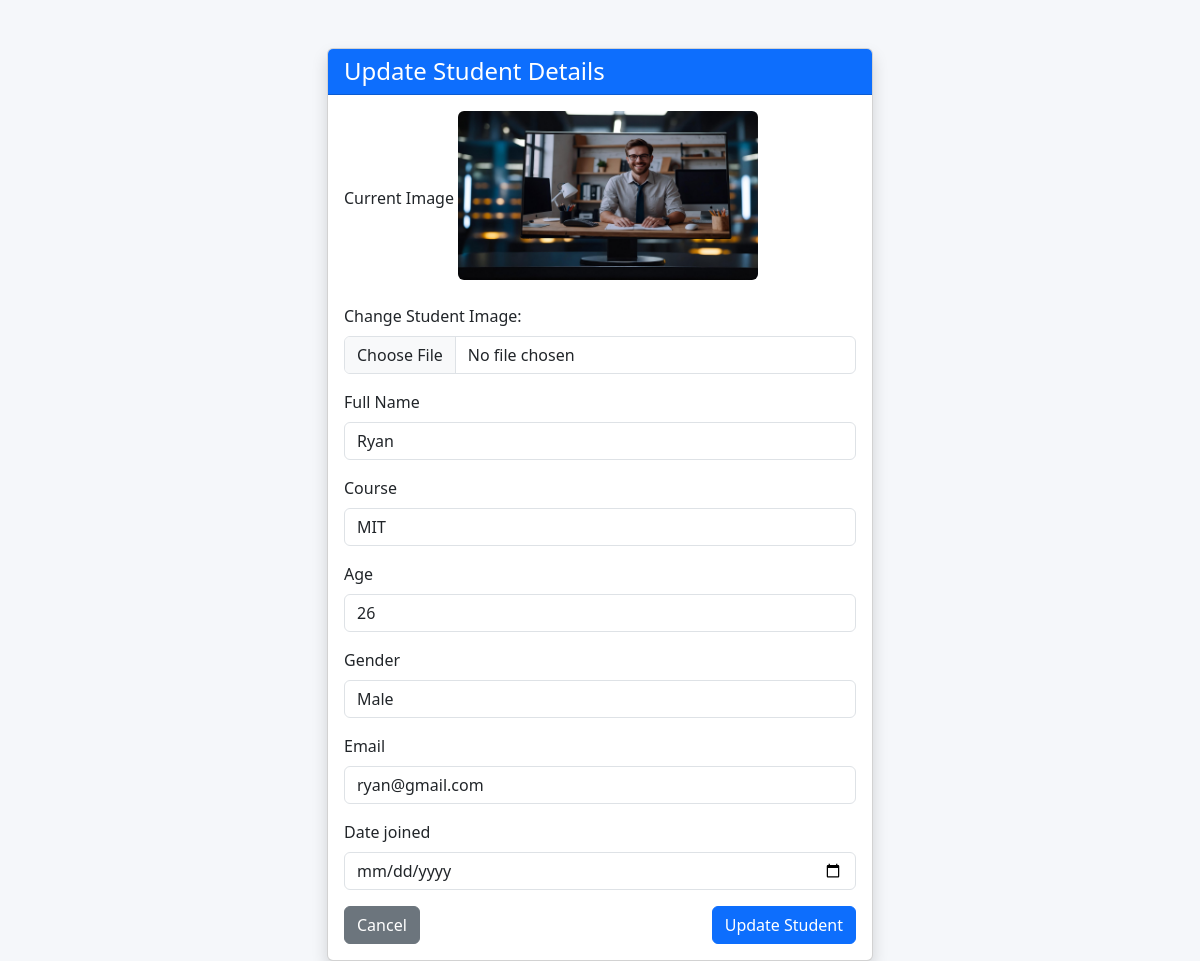
/updatestudent/24/, run on the app's committed database.
### Dashboard/models.py (models this page shows, shortened)
class Student(models.Model):
    image = models.ImageField(upload_to='students/', null=True, blank=True)
    name = models.CharField(max_length=20)
    email = models.EmailField()
    date = models.DateField(null=True)
    name = models.CharField(max_length=20)
    course =models.CharField(max_length=30)
    age = models.IntegerField()
    gender = models.CharField(max_length=6,null=True)
    email = models.EmailField()
    date = models.DateField(null=True)

### Dashboard/views.py (the view, shortened to what this page needs)
# urls.py: path('updatestudent/<int:id>/',views.update_student, name='update_student'),
def update_student(request,id):
    student = get_object_or_404(Student, id=id)
    return render(request, 'update_student.html', {'student': student})

### Dashboard/templates/update_student.html (shortened to what this page needs)
{% load static %}
<!DOCTYPE html>
<html lang="en">
<head>
    <link href="https://cdn.jsdelivr.net/npm/bootstrap@5.3.0/dist/css/bootstrap.min.css" rel="stylesheet">
    <link rel="stylesheet" href="{% static 'css/main.css'%}">
</head>
<body>
<div class="container mt-5">
    <div class="row justify-content-center">
        <div class="col-md-6">
            <div class="card shadow">
                <div class="card-header bg-primary text-white">
                    <h4 class="mb-0">Update Student Details</h4>
                </div>
                <div class="card-body">
                    <form method="POST" enctype="multipart/form-data">
                        {% if student.image %}
                            <div class="mb-3">
                                <label class="form-label">Current Image</label>
                                <img src="{{ student.image.url }}" alt="" class="rounded mb-2" width="300">
                            </div>
                        {% endif %}
                        <div class="mb-3">
                           <label class="form-label">Change Student Image:</label>
                            <input type="file" name="image" class="form-control">
                        </div>
                        <div class="mb-3">
                            <label class="form-label">Full Name</label>
                            <input type="text" name="name" class="form-control" value="{{ student.name }}">
                        </div>
                        <div class="mb-3">
                            <label class="form-label">Course</label>
                            <input type="text" name="course" class="form-control" value="{{ student.course }}">
                        </div>
                        <div class="mb-3">
                            <label class="form-label">Age</label>
                            <input type="number" name="age" class="form-control" value="{{ student.age }}">
                        </div>
                        <div class="mb-3">
                            <label class="form-label">Gender</label>
                            <input type="text" name="gender" class="form-control" value="{{ student.gender }}">
                        </div>
                        <div class="mb-3">
                            <label class="form-label">Email</label>
                            <input type="email" name="email" class="form-control" value="{{ student.email }}">
                        </div>
                        <div class="mb-3">
                            <label class="form-label">Date joined</label>
                            <input type="date" name="date" class="form-control" value="{{ student.date }}">
                        </div>
                        <div class="d-flex justify-content-between">
                            <a href="{% url 'dashboard' %}" class="btn btn-secondary">Cancel</a>
                            <button type="submit" class="btn btn-primary">Update Student</button>
                        </div>
                    </form>
                </div>
            </div>
        </div>
    </div>
</div>
</body>
</html>

### static/css/main.css (style rules this page uses)
body { background-color: #f5f7fa; }

### data on the page
Student: image (picture), name "Ryan", course "MIT", age "26", gender "Male", email "ryan@gmail.com"
